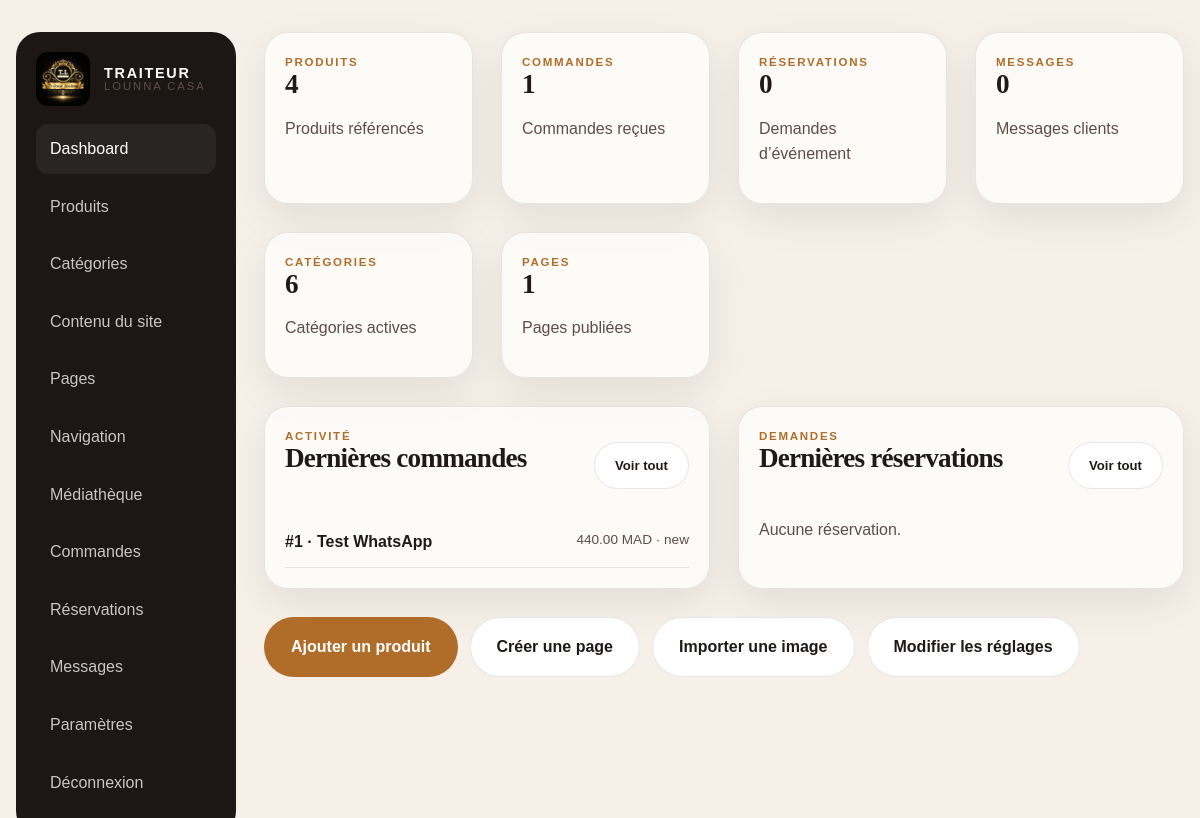
The page /admin (signed in) on the database its author committed.
### tables this page shows
CREATE TABLE settings (
            id INTEGER PRIMARY KEY AUTOINCREMENT,
            key TEXT UNIQUE NOT NULL,
            value TEXT NOT NULL
        );

CREATE TABLE orders (
            id INTEGER PRIMARY KEY AUTOINCREMENT,
            customer_name TEXT NOT NULL,
            phone TEXT NOT NULL,
            email TEXT,
            address TEXT,
            items TEXT NOT NULL,
            total REAL NOT NULL,
            status TEXT DEFAULT 'new',
            created_at TEXT DEFAULT CURRENT_TIMESTAMP
        , city TEXT, preferred_datetime TEXT, notes TEXT);

### app.py (the view)
@app.route("/admin")
def admin_dashboard():
    if not session.get("admin_logged_in"):
        return redirect(url_for("admin_login"))
    conn = get_db_connection()
    products_count = conn.execute("SELECT COUNT(*) FROM products").fetchone()[0]
    categories_count = conn.execute("SELECT COUNT(*) FROM categories").fetchone()[0]
    orders_count = conn.execute("SELECT COUNT(*) FROM orders").fetchone()[0]
    reservations_count = conn.execute("SELECT COUNT(*) FROM reservations").fetchone()[0]
    messages_count = conn.execute("SELECT COUNT(*) FROM contacts").fetchone()[0]
    pages_count = conn.execute("SELECT COUNT(*) FROM pages").fetchone()[0]
    recent_orders = conn.execute("SELECT id, customer_name, total, status, created_at FROM orders ORDER BY id DESC LIMIT 5").fetchall()
    recent_reservations = conn.execute("SELECT id, name, event_type, status, created_at FROM reservations ORDER BY id DESC LIMIT 5").fetchall()
    conn.close()
    return render_template(
        "admin/dashboard.html",
        products_count=products_count,
        categories_count=categories_count,
        orders_count=orders_count,
        reservations_count=reservations_count,
        messages_count=messages_count,
        pages_count=pages_count,
        recent_orders=recent_orders,
        recent_reservations=recent_reservations,
    )

### app.py (called while the page is built)
def get_db_connection():
    conn = sqlite3.connect(app.config["DATABASE"])
    conn.row_factory = sqlite3.Row
    return conn

def is_admin_authenticated():
    return bool(session.get("admin_user_id"))

@app.before_request
def protect_admin_routes():
    if request.path.startswith("/admin") and request.endpoint not in {"admin_login", "admin_register"}:
        if not is_admin_authenticated():
            if request.path == "/admin/upload":
                return jsonify({"success": False, "message": "Unauthorized"}), 401
            return redirect(url_for("admin_login", next=request.path))

def normalize_lang(lang):
    return lang if lang in ("fr", "ar", "en") else "fr"

def get_translation(lang):
    lang = normalize_lang(lang)
    path = TRANSLATIONS_DIR / f"{lang}.json"
    try:
        with open(path, "r", encoding="utf-8") as file:
            return json.load(file)
    except FileNotFoundError:
        return {}

def get_settings_dict():
    conn = get_db_connection()
    rows = conn.execute("SELECT key, value FROM settings").fetchall()
    conn.close()
    settings = {row["key"]: row["value"] for row in rows}
    if settings.get("tiktok") == "https://www.tiktok.com/@traiteur_loubna_casa":
        settings["tiktok"] = "https://www.tiktok.com/@traiteur_loubna_casa/"
    return settings

def get_content_items(content_type=None, include_inactive=False):
    conn = get_db_connection()
    active_clause = "" if include_inactive else " AND active = 1"
    if content_type:
        rows = conn.execute(f"SELECT * FROM content_items WHERE content_type = ?{active_clause} ORDER BY sort_order, id", (content_type,)).fetchall()
    else:
        rows = conn.execute(f"SELECT * FROM content_items WHERE 1 = 1{active_clause} ORDER BY content_type, sort_order, id").fetchall()
    conn.close()
    return rows

def get_navigation_items():
    conn = get_db_connection()
    rows = conn.execute("SELECT * FROM navigation_items WHERE visible_nav = 1 ORDER BY sort_order, id").fetchall()
    conn.close()
    return rows

@app.context_processor
def inject_globals():
    lang = session.get("lang", "fr")
    translations = get_translation(lang)
    settings = get_settings_dict()
    return {
        "lang": lang,
        "translations": translations,
        "settings": settings,
        "cms_content": get_content_items(),
        "navigation_items": get_navigation_items(),
        "current_year": datetime.now().year,
    }

### templates/admin/dashboard.html
{% extends 'admin/base.html' %}
{% block content %}
<div class="dashboard-grid">
  <div class="admin-card">
    <div class="eyebrow">Produits</div>
    <h3>{{ products_count }}</h3>
    <p>Produits référencés</p>
  </div>
  <div class="admin-card">
    <div class="eyebrow">Commandes</div>
    <h3>{{ orders_count }}</h3>
    <p>Commandes reçues</p>
  </div>
  <div class="admin-card">
    <div class="eyebrow">Réservations</div>
    <h3>{{ reservations_count }}</h3>
    <p>Demandes d’événement</p>
  </div>
  <div class="admin-card">
    <div class="eyebrow">Messages</div>
    <h3>{{ messages_count }}</h3>
    <p>Messages clients</p>
  </div>
  <div class="admin-card"><div class="eyebrow">Catégories</div><h3>{{ categories_count }}</h3><p>Catégories actives</p></div>
  <div class="admin-card"><div class="eyebrow">Pages</div><h3>{{ pages_count }}</h3><p>Pages publiées</p></div>
</div>
<div class="dashboard-columns">
  <div class="admin-card"><div class="section-header"><div><div class="eyebrow">Activité</div><h3>Dernières commandes</h3></div><a class="button small light" href="{{ url_for('admin_orders') }}">Voir tout</a></div><div class="activity-list">{% for order in recent_orders %}<div><strong>#{{ order.id }} · {{ order.customer_name }}</strong><span>{{ '%.2f'|format(order.total) }} MAD · {{ order.status }}</span></div>{% else %}<p>Aucune commande.</p>{% endfor %}</div></div>
  <div class="admin-card"><div class="section-header"><div><div class="eyebrow">Demandes</div><h3>Dernières réservations</h3></div><a class="button small light" href="{{ url_for('admin_reservations') }}">Voir tout</a></div><div class="activity-list">{% for reservation in recent_reservations %}<div><strong>{{ reservation.name }} · {{ reservation.event_type }}</strong><span>{{ reservation.status }}</span></div>{% else %}<p>Aucune réservation.</p>{% endfor %}</div></div>
</div>
<div class="admin-quick-actions"><a class="button accent" href="{{ url_for('admin_product_form') }}">Ajouter un produit</a><a class="button light" href="{{ url_for('admin_pages') }}">Créer une page</a><a class="button light" href="{{ url_for('admin_media') }}">Importer une image</a><a class="button light" href="{{ url_for('admin_settings') }}">Modifier les réglages</a></div>
{% endblock %}

### templates/admin/base.html (shortened to what this page needs)
<!DOCTYPE html>
<html lang="fr">
  <head>
    <link rel="stylesheet" href="{{ url_for('static', filename='style.css') }}" />
  </head>
  <body>
    <div class="container" style="padding: 32px 0;">
      <div class="admin-layout">
        <aside class="admin-sidebar">
          <div class="brand" style="margin-bottom: 18px;">
            {% if settings.get('logo') %}<img class="brand-logo" src="{{ settings.get('logo') }}" alt="{{ settings.get('company_name', 'TRAITEUR LOUNNA CASA') }}" />{% else %}<span class="brand-mark">TL</span>{% endif %}
            <span class="brand-text">
              <strong>TRAITEUR</strong>
              <small>LOUNNA CASA</small>
            </span>
          </div>
          <nav>
            <a href="{{ url_for('admin_dashboard') }}" class="active">Dashboard</a>
            <a href="{{ url_for('admin_products') }}">Produits</a>
            <a href="{{ url_for('admin_categories') }}">Catégories</a>
            <a href="{{ url_for('admin_content') }}">Contenu du site</a>
            <a href="{{ url_for('admin_pages') }}">Pages</a>
            <a href="{{ url_for('admin_navigation') }}">Navigation</a>
            <a href="{{ url_for('admin_media') }}">Médiathèque</a>
            <a href="{{ url_for('admin_orders') }}">Commandes</a>
            <a href="{{ url_for('admin_reservations') }}">Réservations</a>
            <a href="{{ url_for('admin_messages') }}">Messages</a>
            <a href="{{ url_for('admin_settings') }}">Paramètres</a>
            <a href="{{ url_for('admin_logout') }}">Déconnexion</a>
          </nav>
        </aside>
        <main>
          {% block content %}{% endblock %}
        </main>
      </div>
    </div>
  </body>
</html>

### static/style.css (style rules this page uses)
:root { --bg: #f6f0e8; --panel: #fffaf4; --panel-strong: #f2e5d3; --text: #1f1a17; --muted: #5e4d45; --accent: #b06d2a; --accent-dark: #7b4814; --sage: #82976d; --card: #fffdf9; --line: rgba(33, 26, 22, 0.1); --shadow: 0 14px 40px rgba(24, 16, 11, 0.08); --radius: 24px; --section: 116px; }
* { box-sizing: border-box; }
html { scroll-behavior: smooth; }
body { margin: 0; font-family: 'Manrope', sans-serif; background: var(--bg); color: var(--text); line-height: 1.6; }
img { max-width: 100%; display: block; }
a { color: inherit; text-decoration: none; }
.container { width: min(1200px, calc(100% - 32px)); margin: 0 auto; }
h1, h2, h3, h4, .display { font-family: 'Cormorant Garamond', serif; letter-spacing: -0.03em; line-height: 0.96; margin: 0 0 18px; color: var(--text); }
h3 { font-size: clamp(1.7rem, 2vw, 2.4rem); }
p { margin: 0 0 16px; color: var(--muted); }
.brand { display: inline-flex; align-items: center; gap: 14px; flex-shrink: 0; }
.brand-logo { width: 54px; height: 54px; object-fit: contain; border-radius: 12px; }
.brand-text { display: flex; flex-direction: column; line-height: 1; }
.brand-text strong { font-size: 0.9rem; letter-spacing: 0.12em; }
.brand-text small { font-size: 0.7rem; letter-spacing: 0.18em; color: var(--muted); }
.button { display: inline-flex; align-items: center; justify-content: center; gap: 10px; padding: 16px 26px; border-radius: 999px; border: 1px solid transparent; cursor: pointer; transition: transform .2s ease, box-shadow .2s ease, background .2s ease; font-weight: 700; }
.button.accent { background: var(--accent); color: #fff; }
.button.light { background: #fff; color: var(--text); border-color: var(--line); }
.button.small { padding: 12px 20px; font-size: 0.82rem; }
.section-header { display: flex; justify-content: space-between; gap: 20px; align-items: end; margin-bottom: 28px; }
.eyebrow { color: var(--accent); text-transform: uppercase; letter-spacing: 0.15em; font-size: 0.72rem; font-weight: 800; }
.info-card, .product-card, .event-card, .gallery-card, .service-card, .faq-item, .reservation-box, .order-panel, .checkout-card, .admin-card { background: rgba(255,255,255,0.7); border: 1px solid var(--line); border-radius: var(--radius); box-shadow: var(--shadow); }
.cart-panel, .order-layout, .reservation-layout, .contact-layout, .admin-layout, .dashboard-grid { display: grid; gap: 28px; }
.admin-layout { grid-template-columns: 220px 1fr; }
.dashboard-grid { grid-template-columns: repeat(4, minmax(0, 1fr)); }
.dashboard-columns { display: grid; grid-template-columns: repeat(2, minmax(0, 1fr)); gap: 28px; margin-top: 28px; }
.activity-list { display: grid; gap: 12px; }
.activity-list > div { display: flex; justify-content: space-between; gap: 16px; padding: 12px 0; border-bottom: 1px solid var(--line); }
.activity-list span { color: var(--muted); font-size: .85rem; }
.admin-quick-actions { display: flex; flex-wrap: wrap; gap: 12px; margin-top: 28px; }
.order-panel, .checkout-card, .reservation-box, .contact-box, .admin-card { padding: 24px; }
.admin-sidebar { background: #1c1715; border-radius: 24px; padding: 20px; color: #fff; }
.admin-sidebar a { display: flex; justify-content: space-between; align-items: center; padding: 12px 14px; border-radius: 12px; color: rgba(255,255,255,0.75); margin-bottom: 8px; }
.admin-sidebar a.active, .admin-sidebar a:hover { background: rgba(255,255,255,0.06); color: #fff; }
.admin-card { padding: 20px; }
.admin-card h3 { margin-bottom: 18px; }

### rows shown on the page
settings: get (picture)
orders: id "1", customer_name "Test WhatsApp", total "440.00", status "new"

### other values the page prints
{{ products_count }} "4"
{{ orders_count }} "1"
{{ reservations_count }} "0"
{{ messages_count }} "0"
{{ categories_count }} "6"
{{ pages_count }} "1"
